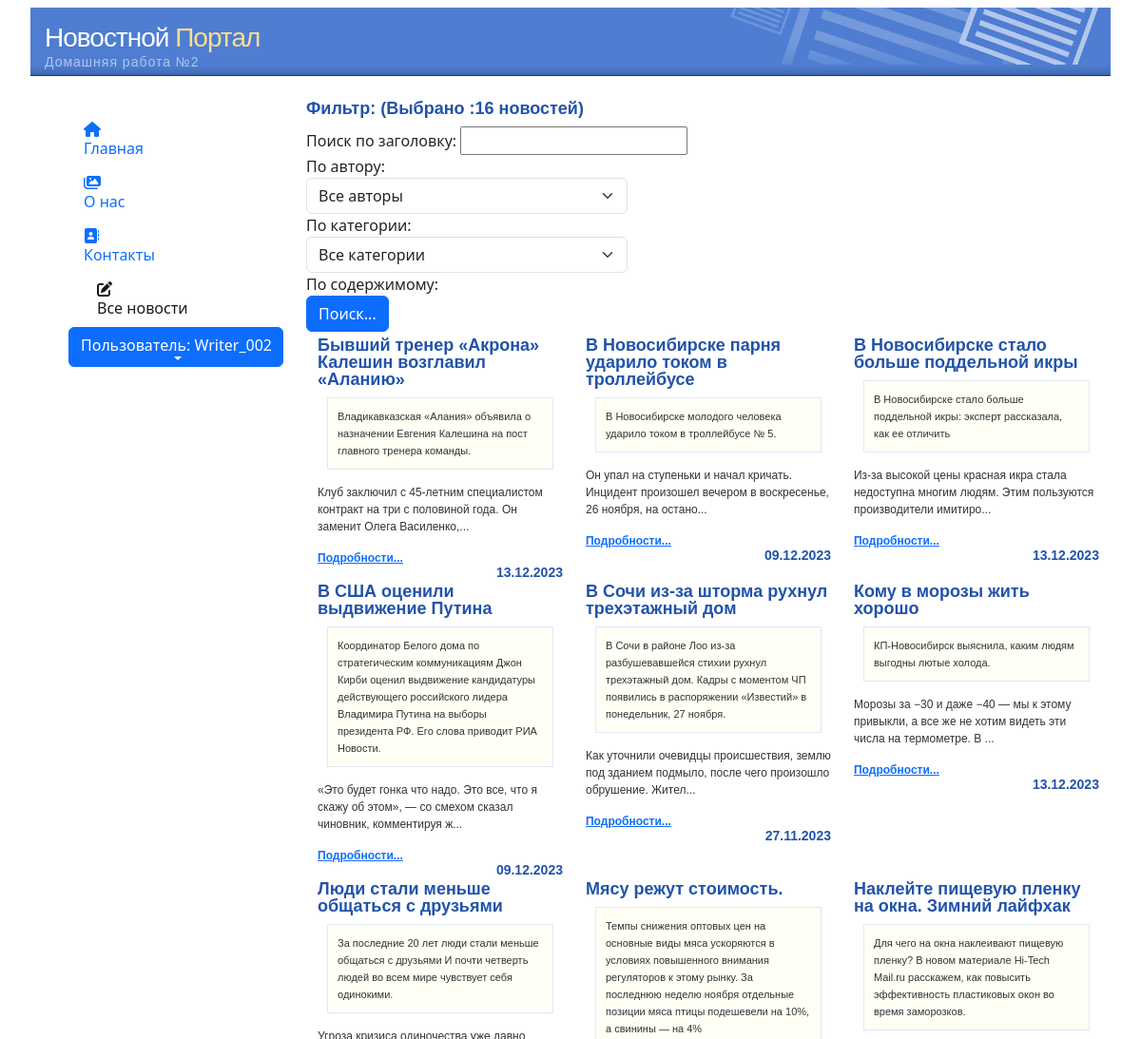
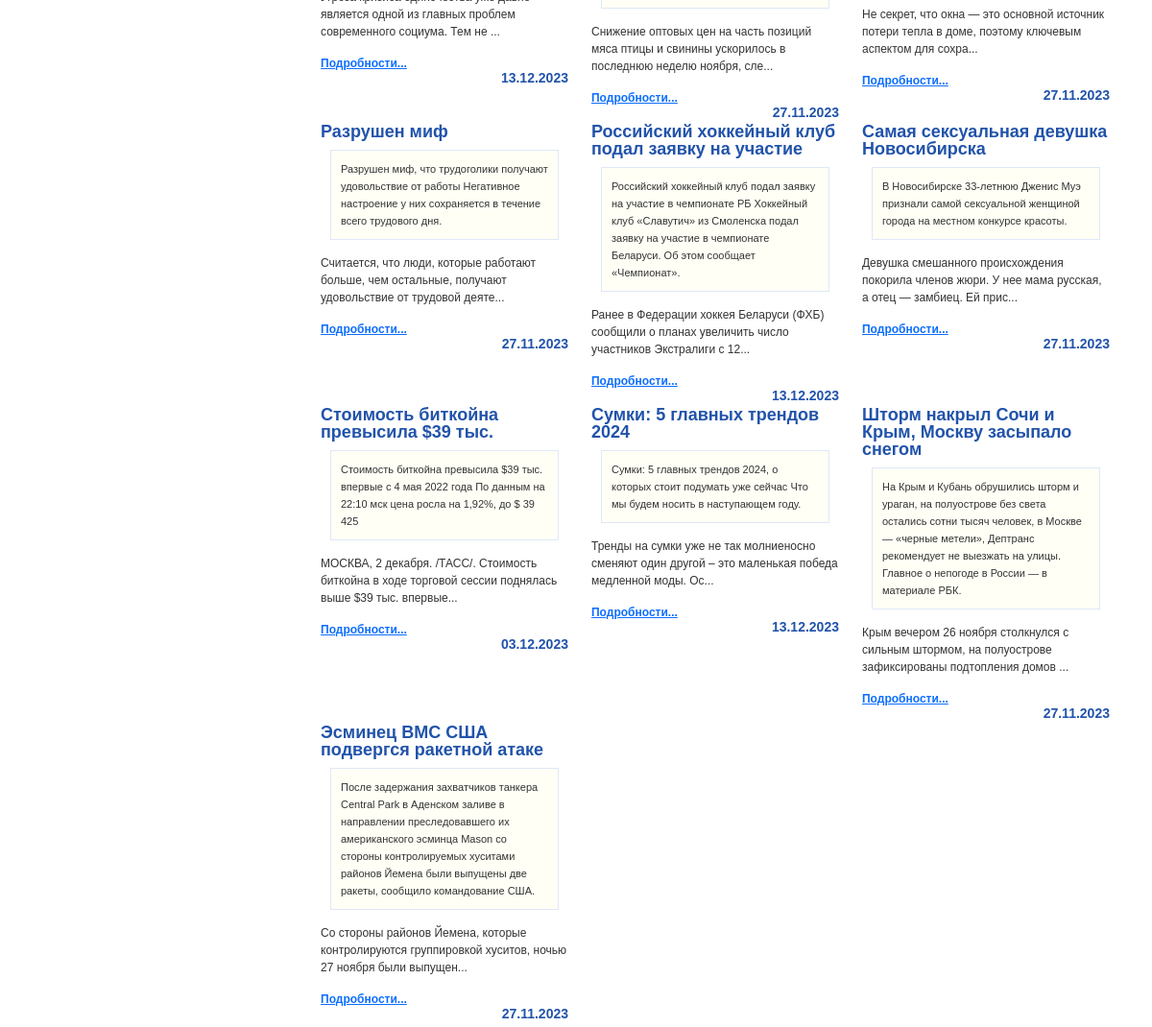
/news/all_news/ (signed in), run on the app's committed database (2 pictures, top to bottom).
### news/models.py (models this page shows, shortened)
class Article(models.Model):
    categories = (('E','Economics'),
                  ('S','Science'),
                  ('IT','IT'))
    author = models.ForeignKey(User, on_delete=models.SET_NULL, null=True, verbose_name='Автор')
    title = models.CharField('Заголовок', max_length=50, default='')
    anouncement = models.TextField('Аннотация', max_length=250)
    text = models.TextField('Текст новости')
    date = models.DateTimeField('Дата создания', auto_now=True)
    category = models.CharField(choices=categories, max_length=50, default='', verbose_name='Категория')
    tags = models.ManyToManyField(to=Tag, blank=True, verbose_name='Тэги')
    slug = models.SlugField()
    def get_absolute_url(self):
        return f'/news/show/{self.id}'
    class Meta:
        ordering = ['title', 'date']
        verbose_name = 'Новость'
        verbose_name_plural = 'Новости'

### news/views.py (the view)
# urls.py: path('all_news/', views.all_news, name='all_news'),
def all_news(request):
    categories = Article.categories  # создали перечень категорий
    author_list = User.objects.all()  # создали перечень авторов
    print('Ответ',request.POST)
    if request.method == "POST":
        selected_author = int(request.POST.get('author_filter'))
        selected_category = int(request.POST.get('category_filter'))
        search_article = (request.POST.get('search_input'))
        print('search_article', search_article)
        print('search_article_len',len(search_article))
        if selected_author == 0:  # выбраны все авторы
            articles = Article.objects.all()
        else:
            articles = Article.objects.filter(author=selected_author)
        if selected_category != 0:  # фильтруем найденные по авторам результаты по категориям
            articles = articles.filter(category__icontains=categories[selected_category - 1][0])
        if len(search_article) !=0: # применяем фильтр по новости
            articles = articles.filter(title=search_article)
    else:  # если страница открывется впервые
        selected_author = 0
        selected_category = 0
        articles = Article.objects.all()
    context = {'articles': articles, 'author_list': author_list, 'selected_author': selected_author,
               'categories': categories, 'selected_category': selected_category}
    return render(request, 'news/all_news.html', context)

### news/templates/news/all_news.html (shortened to what this page needs)
{% extends 'home01/index.html' %}
{% load static %}
{% load bootstrap5 %}
{% block content %}
<link rel="stylesheet" href="https://ajax.googleapis.com/ajax/libs/jqueryui/1.11.4/themes/smoothness/jquery-ui.css">
  <div id="content" >
    <div class="content_center" align="left">
        <div class="row">
        <label><h3> Фильтр: (Выбрано :{{ articles|length }} новостей) </h3>
            <form method="post">
                      <div class="row">
                        <div class="search">
                            <label for="search_input">Поиск по заголовку: </label>
                            <input id="search_input" name="search_input">
                        </div>
                      </div>
                        <label for="author_filter">По автору:</label>
                            <select class="form-select" name="author_filter" style="width:40%" >
                                <option value="0">Все авторы</option>
                            </select>
                        <label for="category_filter">По категории:</label>
                            <select class="form-select" name="category_filter" style="width:40%">
                                <option value="0">Все категории</option>
                            </select>
                        <label for="category_filter">По содержимому:</label>
                        <br>
                            <input type="submit" class="btn btn-primary" value="Поиск...">
                        <br>
            </form>
        </label>
    </div>
    </div>
   <div class="container-fluid">
       <div class="row">
           {% for articl in articles %}
               <div id="news" class="col-xs-4 col-sm-4 col-md-4 col-lg-4">
               <h3>{{ articl.title }}</h3>
                   <div class='featurebox_side'>{{ articl.anouncement }}</div>
                   <p>{{ articl.text|slice:":100" }}...</p>
                   <p class="lead mb-0"><a href="{{ articl.get_absolute_url }}" class="fw-bold">Подробности...</a></p>
                <h4 align="right">{{ articl.date|date:"d.m.Y" }}</h4>
               </div>
           {% endfor %}
      </div>
   </div>
  </div>
{% endblock %}

### home01/templates/home01/left_sidebar.html (shortened to what this page needs)
{% load bootstrap5 %}
{% load static %}
{% bootstrap_css %}
            <div class="tm-sidebar">
                <nav class="tm-nav">
                    <div>
                     <ul  class="nav nav-pills flex-column mb-auto">
                            <li class="nav-item">
                                <a href="{% url 'news_index' %}"
                                {% if request.resolver_match.view_name == 'home' %} class="nav-link current link-active"{% else %} class="nav-link" {% endif %}>
                                    <i class="fa fa-house menu-icon"></i>
                                    <div class="d-none d-lg-block">Главная</div>
                                </a>
                            </li>
                            <li class="nav-item">
                                <a href="{% url 'about' %}"
                                   {% if request.resolver_match.view_name == 'about' %} class="nav-link current link-active"{% else %} class="nav-link" {% endif %}>
                                    <i class="fas fa-images nav-icon"></i>
                                    <div class="d-none d-lg-block">О нас</div>
                                </a>
                            </li>
                            <li class="nav-item">
                                <a href="{% url 'contact' %}"
                                   {% if request.resolver_match.view_name == 'contact' %} class="nav-link current link-active"{% else %} class="nav-link" {% endif %}>
                                    <i class="fas fa-address-book nav-icon"></i>
                                    <div class="d-none d-lg-block">Контакты</div>
                                </a>
                            </li>
                            <li class="nav-item">
                                <a href="{% url 'all_news' %}"
                                {% if request.resolver_match.view_name == 'all_news' %} class="nav-link current" {% else %} class="nav-link" {% endif %}>
                                    <i class="fas fa-pen-to-square nav-icon"></i>
                                    <div class="d-none d-lg-block">Все новости</div>
                                </a>
                            </li>
                        </ul>
     <div class="dropdown" >
          <button class="dropbtn btn btn-primary dropdown-toggle" type="button" id="dropdownMenuButton1" data-bs-toggle="dropdown" aria-expanded="false">
              <div class="d-none d-lg-block">Пользователь: {{request.user.username}}</div>
          </button>
        </div>
                    </div>
                </nav>
            </div>

### home01/static/home01/css/style.css (style rules this page uses)
body { text-align: center; margin-top:10px; margin-bottom:10px; color:#666666; background-color: #666666; }
#content { margin-top: 20px; margin-bottom: 0px; }
#content p { margin-top:15px; margin-bottom: 15px; font-family: verdana, arial, sans-serif; font-size: 12px; line-height: 18px; color: #333333; }
#content h3 { margin-top:5px; margin-bottom: 10px; font-family: verdana, arial, sans-serif; font-size: 18px; font-weight: bold; line-height: 18px; color: #2153AA; }
#content h4 { margin-top:0px;margin-bottom:0px; font-family: verdana, arial, sans-serif; font-size: 14px; font-weight: bold; line-height: 12px; color: #2153AA; }
.featurebox_side { background-color: #fffff6; margin:1px;margin-left:10px;margin-right:10px;margin-bottom:15px; padding:10px; border: 1px solid #DFE8F7; font-family: verdana, arial, sans-serif; font-size: 11px; line-height: 18px; color: #333333; }
.tm-sidebar { background-color: #fff; top: 0; bottom: 0; left: 0; z-index: 1000; padding-left: 40px; padding-top: 40px; width: 100%; }
.tm-nav { display: flex; flex-direction: column; justify-content: space-between; height: 100%; }
.nav-link { position: relative; padding-top: 15px; padding-bottom: 15px; }
.nav-item:hover .nav-link, .nav-link.current { color: #1a1a1a; padding-left: 30px; }
.dropbtn { width: 100%; display: block; align-items: center; justify-content: center; margin-bottom: 1px; }

### data on the page
Article: title "Бывший тренер «Акрона» Калешин возглавил «Аланию»", anouncement "Владикавказская «Алания» объявила о назначении Евгения Калешина на пост главного тренера команды.", text "Клуб заключил с 45-летним специалистом контракт на три с половиной года. Он заменит Олега Василенко,", date "13.12.2023"
Article: title "В Новосибирске парня ударило током в троллейбусе", anouncement "В Новосибирске молодого человека ударило током в троллейбусе № 5.", text "Он упал на ступеньки и начал кричать. Инцидент произошел вечером в воскресенье, 26 ноября, на остано", date "09.12.2023"
Article: title "В Новосибирске стало больше поддельной икры", anouncement "В Новосибирске стало больше поддельной икры: эксперт рассказала, как ее отличить", text "Из-за высокой цены красная икра стала недоступна многим людям. Этим пользуются производители имитиро", date "13.12.2023"
Article: title "В США оценили выдвижение Путина", anouncement "Координатор Белого дома по стратегическим коммуникациям Джон Кирби оценил выдвижение кандидатуры действующего российского лидера Владимира Путина на выборы президента РФ. Его слова приводит РИА Новости.", text "«Это будет гонка что надо. Это все, что я скажу об этом», — со смехом сказал чиновник, комментируя ж", date "09.12.2023"
Article: title "В Сочи из-за шторма рухнул трехэтажный дом", anouncement "В Сочи в районе Лоо из-за разбушевавшейся стихии рухнул трехэтажный дом. Кадры с моментом ЧП появились в распоряжении «Известий» в понедельник, 27 ноября.", text "Как уточнили очевидцы происшествия, землю под зданием подмыло, после чего произошло обрушение. Жител", date "27.11.2023"
Article: title "Кому в морозы жить хорошо", anouncement "КП-Новосибирск выяснила, каким людям выгодны лютые холода.", text "Морозы за −30 и даже −40 — мы к этому привыкли, а все же не хотим видеть эти числа на термометре. В", date "13.12.2023"
Article: title "Люди стали меньше общаться с друзьями", anouncement "За последние 20 лет люди стали меньше общаться с друзьями И почти четверть людей во всем мире чувствует себя одинокими.", text "Угроза кризиса одиночества уже давно является одной из главных проблем современного социума. Тем не", date "13.12.2023"
Article: title "Мясу режут стоимость.", anouncement "Темпы снижения оптовых цен на основные виды мяса ускоряются в условиях повышенного внимания регуляторов к этому рынку. За последнюю неделю ноября отдельные позиции мяса птицы подешевели на 10%, а свинины — на 4%", text "Снижение оптовых цен на часть позиций мяса птицы и свинины ускорилось в последнюю неделю ноября, сле", date "27.11.2023"
Article: title "Наклейте пищевую пленку на окна. Зимний лайфхак", anouncement "Для чего на окна наклеивают пищевую пленку? В новом материале Hi-Tech Mail.ru расскажем, как повысить эффективность пластиковых окон во время заморозков.", text "Не секрет, что окна — это основной источник потери тепла в доме, поэтому ключевым аспектом для сохра", date "27.11.2023"
Article: title "Разрушен миф", anouncement "Разрушен миф, что трудоголики получают удовольствие от работы Негативное настроение у них сохраняется в течение всего трудового дня.", text "Считается, что люди, которые работают больше, чем остальные, получают удовольствие от трудовой деяте", date "27.11.2023"
Article: title "Российский хоккейный клуб подал заявку на участие", anouncement "Российский хоккейный клуб подал заявку на участие в чемпионате РБ Хоккейный клуб «Славутич» из Смоленска подал заявку на участие в чемпионате Беларуси. Об этом сообщает «Чемпионат».", text "Ранее в Федерации хоккея Беларуси (ФХБ) сообщили о планах увеличить число участников Экстралиги с 12", date "13.12.2023"
Article: title "Самая сексуальная девушка Новосибирска", anouncement "В Новосибирске 33-летнюю Дженис Муэ признали самой сексуальной женщиной города на местном конкурсе красоты.", text "Девушка смешанного происхождения покорила членов жюри. У нее мама русская, а отец — замбиец. Ей прис", date "27.11.2023"
Article: title "Стоимость биткойна превысила $39 тыс.", anouncement "Стоимость биткойна превысила $39 тыс. впервые с 4 мая 2022 года По данным на 22:10 мск цена росла на 1,92%, до $ 39 425", text "МОСКВА, 2 декабря. /ТАСС/. Стоимость биткойна в ходе торговой сессии поднялась выше $39 тыс. впервые", date "03.12.2023"
Article: title "Сумки: 5 главных трендов 2024", anouncement "Сумки: 5 главных трендов 2024, о которых стоит подумать уже сейчас Что мы будем носить в наступающем году.", text "Тренды на сумки уже не так молниеносно сменяют один другой – это маленькая победа медленной моды. Ос", date "13.12.2023"
Article: title "Шторм накрыл Сочи и Крым, Москву засыпало снегом", anouncement "На Крым и Кубань обрушились шторм и ураган, на полуострове без света остались сотни тысяч человек, в Москве — «черные метели», Дептранс рекомендует не выезжать на улицы. Главное о непогоде в России — в материале РБК.", text "Крым вечером 26 ноября столкнулся с сильным штормом, на полуострове зафиксированы подтопления домов", date "27.11.2023"
Article: title "Эсминец ВМС США подвергся ракетной атаке", anouncement "После задержания захватчиков танкера Central Park в Аденском заливе в направлении преследовавшего их американского эсминца Mason со стороны контролируемых хуситами районов Йемена были выпущены две ракеты, сообщило командование США.", text "Со стороны районов Йемена, которые контролируются группировкой хуситов, ночью 27 ноября были выпущен", date "27.11.2023"

### other printed values
{{ request.user.username }} "Writer_002"
{{ articles|length }} "16"
